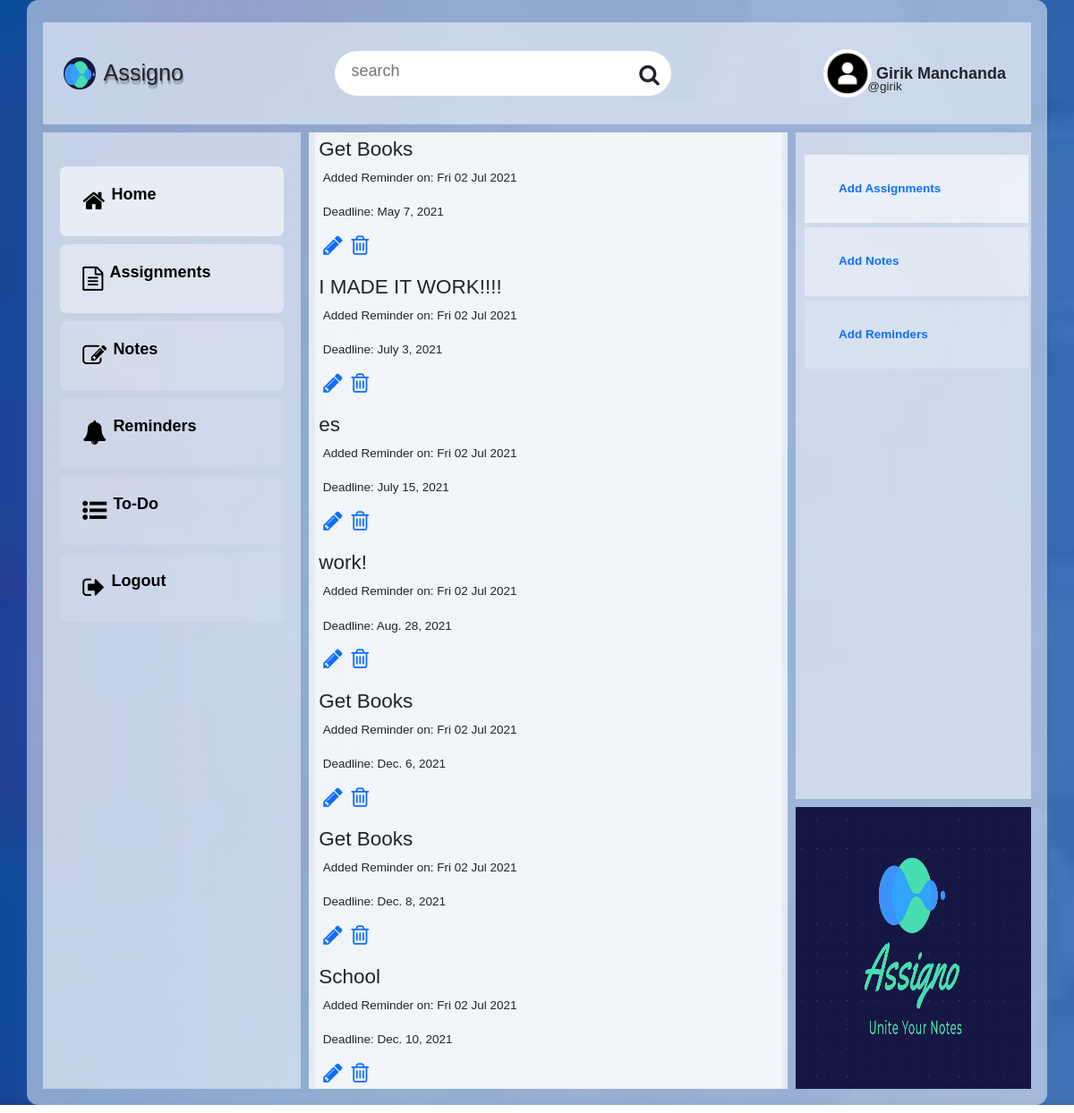
The page /dashboard/reminders/list/ (signed in) on the database its author committed.
### dashboard/models.py (models this page shows, shortened)
class user_profile(models.Model):
    user = models.OneToOneField(User, primary_key=True, related_name='profile', on_delete=models.CASCADE)
    name = models.CharField(max_length = 150, blank = True, null = True)
    profile_picture = models.ImageField(upload_to='uploads/profile_pictures', default='uploads/profile_pictures/default.png', blank=True)
    background = models.ImageField(upload_to='uploads/profile_background', default='uploads/profile_background/default.jpg', blank=True)
    GENDER_CHOICES = (
        ('', 'Choose Your Gender'),
        ('Male', 'Male'),
        ('Female', 'Female'),
        ('Rather Not Say', 'Rather Not Say')
    )
    gender = models.CharField(max_length=14, choices=GENDER_CHOICES)
    birth_date = models.DateField(blank = True, null = True)
    location = models.CharField(max_length = 150, blank = True, null = True)

class deadlines(models.Model):
    user = models.ForeignKey(User, on_delete = models.CASCADE)
    title = models.CharField(max_length=150)
    description = models.TextField(blank=True, null=True)
    assignments = models.ForeignKey(assignments, blank=True, null=True, on_delete = models.CASCADE)
    last_date = models.DateField()
    timestamp = models.DateTimeField(auto_now_add=True)

### dashboard/views.py (the view)
# urls.py: path('dashboard/reminders/list/', views.list_deadlines.as_view() , name='reminders-list'),
class list_deadlines(LoginRequiredMixin, ListView):
    model = models.deadlines
    template_name = 'dashboard/list_deadlines.html'
    def get_queryset(self, *args, **kwargs):
        queryset =  super().get_queryset(*args, **kwargs)
        queryset = queryset.filter(user=self.request.user).order_by('last_date')
        return queryset
    def get_context_data(self, **kwargs):
        context = super().get_context_data(**kwargs)
        context['deadlines'] = self.get_queryset(**kwargs)
        return context

### templates/dashboard/list_deadlines.html
{% extends "base.html" %}
{% load bootstrap4 %}
{% load static %}
{% block dashboard_sections %}
<div class="my_container_for_assignment_list">
    {% include "snippets/navigation.html" %}
    {% include "snippets/sidebar.html" %}
<div class="ass_list">
  <div class="container">
      {% for item in deadlines  %}
      <div class="container basic">
          <h1>{{ item.title }}</h1>
          <p class="basic">Added Reminder on: {{ item.timestamp|date:"D d M Y" }}</p>
          <p class="basic">Deadline: {{ item.last_date }}</p>
          <p>
            <td><a href="{% url 'dashboard:reminders-update' pk=item.pk %}"><i class="fa fa-pencil enlarge-symbol"></i></a></td>
            <td><a href="{% url 'dashboard:reminders-delete' pk=item.pk %}"><i class="fa fa-trash-o enlarge-symbol"></i></a></td>
        </p>
      </div>
      {% endfor %}
  </div>
</div>
<div class="home-logo">
  <img class="home-logo-image" src="{% static 'images/logo/logo.png' %}" alt="">
</div>
<div class="right-panel">
    <ul>
        <li>
            <a href="{% url 'dashboard:assignment-create' %}">Add Assignments</a>
        </li>
        <li>
            <a href="{% url 'dashboard:notes-create' %}">Add Notes</a>
        </li>
        <li>
            <a href="{% url 'dashboard:reminders-create' %}">Add Reminders</a>
        </li>
    </ul>
</div>
</div>
{% endblock dashboard_sections %}

### templates/snippets/navigation.html
{% load static %}
<div class="navbar">
    <div class="navbar_logo">
        <img src="{% static 'images/logo/logo_rotator.png' %}" width="50" alt="">
        <span class="navbar_logo_name">Assigno</span>
    </div>
    <div class="searchbar">
        <form action="#">
            <input type="text" placeholder="search" name="q">
            <i class="fa fa-search"></i>
        </form>
    </div>
    <div class="nav_item">
    <div class="account_div">
        <img src="{{ user.profile.profile_picture.url }}"  class="round_image" width="54" alt="">
        <span class="account_username">@{{ user.username }}</span>
        <span class="account_name">{{ user.profile.name }}</span>
    </div>
</div>
</div>

### static_in_venv/css/toolkits/toolkit.css (style rules this page uses)
.round_image { border-radius: 100%; }
.enlarge-symbol { font-size: 25px; margin:1px; margin-left:5px; }
.basic { padding: .5rem; font-size: 1.5rem; }

### static_in_venv/css/toolkits/table.css (style rules this page uses)
.right-panel ul { position: relative; width: 270px; margin: 10px auto 0; padding: 10px; box-sizing: border-box; }
.right-panel ul li { display: flex; background: rgba(255, 255, 255, .1); padding:10px 20px; color:#fff; margin: 5px 0; transition: 0.5s; }
.right-panel ul li:nth-child(1) { background: rgba(255, 255, 255,.6); }
.right-panel ul li:nth-child(2) { background: rgba(255, 255, 255,.4); }
.right-panel ul li:nth-child(3) { background: rgba(255, 255, 255,.2); }
.right-panel ul li a { text-decoration: none; font-size:1.5rem; font-weight: bold; padding: 1rem; margin:1rem; }

### static_in_venv/css/Dashboard.css (style rules this page uses)
* { padding:0; margin:0; list-style:none; text-decoration: none; font-family:sans-serif; }
html { font-size: 9px; }
body { display:flex; justify-content:center; align-items: center; }
.navbar { grid-area: navbar; }
.home-logo { grid-area: home-logo; }
.home-logo-image { height: 35rem; width: 100%; }
.right-panel { grid-area: right-panel; overflow: auto; }
.navbar div { background: none; }
.navbar .searchbar { position: relative; }
.navbar .searchbar input { padding: 1rem 14rem 1.5rem 2rem; border: none; font-size: 2rem; outline: none; border-radius: 3rem; transition:0.7s; }
.navbar .searchbar .fa { position: absolute; font-size: 2.7rem; top:1.5rem; right: 1.5rem; }
.navbar .nav_item .account_div { position: relative; display: flex; align-items: center; }
.navbar .nav_item .account_div img { border-radius: 50%; }
.navbar .nav_item .account_div .account_name { text-transform: capitalize; margin:0 .6rem; font-size:2rem; font-weight: 700; }
.navbar .nav_item .account_div .account_username { position: absolute; top:3.5rem; left:5.5rem; font-size: 1.5rem; }
.my_container_for_assignment_list { display: grid; grid-template-columns:0.6fr 1fr 1fr 1fr; grid-template-rows:0.2fr 0.2fr 0.4fr 0.6fr 0.3fr; grid-template-areas:"navbar navbar navbar navbar" "sidebar ass_list ass_list right-panel" "sidebar ass_list ass_list right-panel" "sidebar ass_list ass_list right-panel" "sidebar ass_list ass_list home-logo"; grid-gap: 1rem; padding: 2rem; border-radius: 1em; width: 95%; height: 95vh; background: linear-gradient(to top right,rgba(255,255,255,.5),rgba(255,255,255,.5)); border-radius: 1.4rem; }
.ass_list { grid-area: ass_list; overflow: scroll; }
.my_container_for_assignment_list div { background: linear-gradient(to top right,rgba(255,255,255,.5),rgba(255,255,255,.5)); }
.my_container_for_assignment_list .navbar { display:flex; justify-content:space-between; align-items:center; padding: .8rem 2.5rem; margin-top: .8rem; }
.my_container_for_assignment_list .navbar_logo { display:flex; align-items:center; }
.my_container_for_assignment_list .navbar_logo .navbar_logo_name { font-size: 2.8rem; margin-left: 1rem; text-shadow: 1px 1px 1px rgba(16, 16, 16, .1), 1px 2px 1px rgba(16, 16, 16, .1), 1px 3px 1px rgba(16, 16, 16, .1), 1px 4px 1px rgba(16, 16, 16, .1), 1px 5px 1px rgba(16, 16, 16, .1); }
.my_container_for_assignment_list .navbar_logo img { width: 4em; height: 4em; border-radius:100%; animation: rotate 7s linear infinite; }
.my_container_for_assignment_list .navbar div { background:none; }

### rows shown on the page
deadlines: title "Get Books", timestamp "Fri 02 Jul 2021", last_date "May 7, 2021"
deadlines: title "I MADE IT WORK!!!!", timestamp "Fri 02 Jul 2021", last_date "July 3, 2021"
deadlines: title "es", timestamp "Fri 02 Jul 2021", last_date "July 15, 2021"
deadlines: title "work!", timestamp "Fri 02 Jul 2021", last_date "Aug. 28, 2021"
deadlines: title "Get Books", timestamp "Fri 02 Jul 2021", last_date "Dec. 6, 2021"
deadlines: title "Get Books", timestamp "Fri 02 Jul 2021", last_date "Dec. 8, 2021"
deadlines: title "School", timestamp "Fri 02 Jul 2021", last_date "Dec. 10, 2021"

### other values the page prints
{{ user.username }} "girik"
{{ user.profile.name }} "Girik Manchanda"
